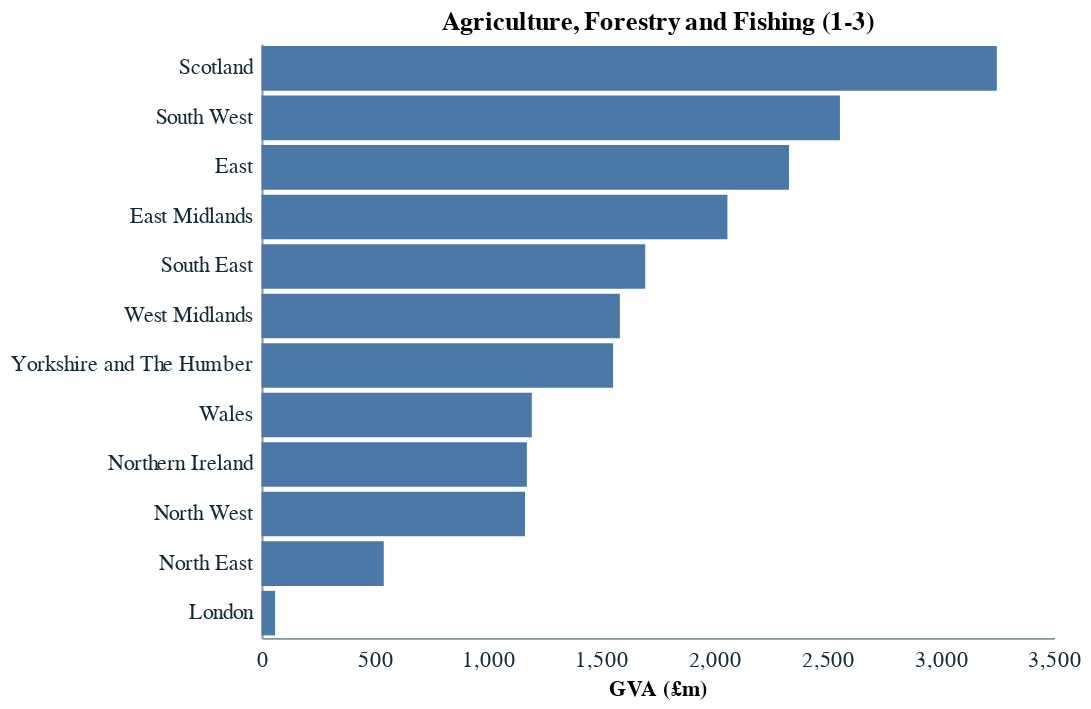

This figure's notebook cell:
### Code cell
chart = alt.Chart(df.query("`SIC07 code` == 'A (1-3)'")).mark_bar().encode(
    y=alt.Y('Region name', title='', sort="-x"),
    x=alt.X('2022', title='GVA (£m)'),
).properties(
    title='Agriculture, Forestry and Fishing (1-3)'
)

chart

### Figure 1 — Vega-Lite specification as saved in the notebook (floating-point values rounded to 4 significant figures)
{"config": {"font": "Circular Std", "mark": {"line": {"interpolate": "linear"}}, "view": {"stroke": "transparent", "width": 400, "height": 300}, "range": {"category": ["#179fdb", "#e6224b", "#f4c245", "#122b39", "#eb5c2e", "#36b7b4"], "diverging": ["#E6224B", "#E54753", "#C9C9C9", "#179FDB", "#122B39"], "heatmap": ["#C9C9C9", "#179FDB", "#0063AF", "#122B39"], "ordinal": ["#00A767", "#36B7B4", "#179FDB", "#0063AF", "#243B5A"]}, "axisX": {"labelColor": "#122b39", "tickColor": "#122b39", "domainColor": "#122b39", "domainOpacity": 0.5, "gridOpacity": 0, "labelFont": "Circular Std", "labelAngle": 0, "labelAlign": "center", "labelFontSize": 11, "labelPadding": 5, "tickCount": 10, "tickSize": 0, "title": ""}, "axisY": {"labelColor": "#122b39", "labelFont": "Circular Std", "tickColor": "#122b39", "domainColor": "#122b39", "gridColor": "#122b39", "gridDash": [1, 5], "gridOpacity": 0.5, "labelPadding": 5, "labelFontSize": 11, "domainOpacity": 0.5, "tickSize": 0, "title": null, "titleAlign": "left", "titleAngle": 0, "titleBaseline": "bottom", "titleColor": "#122b39", "titleOpacity": 0.9, "titleX": 0, "titleY": -7}}, "data": {"name": "data-75cf1577fa7aed1ed148e025a932aa3a"}, "mark": {"type": "bar"}, "encoding": {"x": {"field": "2022", "title": "GVA (£m)", "type": "quantitative"}, "y": {"field": "Region name", "sort": "-x", "title": "", "type": "nominal"}}, "title": "Agriculture, Forestry and Fishing (1-3)", "$schema": "https://vega.github.io/schema/vega-lite/v5.8.0.json", "datasets": {"data-75cf1577fa7aed1ed148e025a932aa3a": [{"ITL code": "TLC", "Region name": "North East", "SIC07 code": "A (1-3)", "SIC07 description": "Agriculture, forestry and fishing", "2022": 540}, {"ITL code": "TLD", "Region name": "North West", "SIC07 code": "A (1-3)", "SIC07 description": "Agriculture, forestry and fishing", "2022": 1164}, {"ITL code": "TLE", "Region name": "Yorkshire and The Humber", "SIC07 code": "A (1-3)", "SIC07 description": "Agriculture, forestry and fishing", "2022": 1553}, {"ITL code": "TLF", "Region name": "East Midlands", "SIC07 code": "A (1-3)", "SIC07 description": "Agriculture, forestry and fishing", "2022": 2058}, {"ITL code": "TLG", "Region name": "West Midlands", "SIC07 code": "A (1-3)", "SIC07 description": "Agriculture, forestry and fishing", "2022": 1583}, {"ITL code": "TLH", "Region name": "East", "SIC07 code": "A (1-3)", "SIC07 description": "Agriculture, forestry and fishing", "2022": 2330}, {"ITL code": "TLI", "Region name": "London", "SIC07 code": "A (1-3)", "SIC07 description": "Agriculture, forestry and fishing", "2022": 60}, {"ITL code": "TLJ", "Region name": "South East", "SIC07 code": "A (1-3)", "SIC07 description": "Agriculture, forestry and fishing", "2022": 1695}, {"ITL code": "TLK", "Region name": "South West", "SIC07 code": "A (1-3)", "SIC07 description": "Agriculture, forestry and fishing", "2022": 2555}, {"ITL code": "TLL", "Region name": "Wales", "SIC07 code": "A (1-3)", "SIC07 description": "Agriculture, forestry and fishing", "2022": 1194}, {"ITL code": "TLM", "Region name": "Scotland", "SIC07 code": "A (1-3)", "SIC07 description": "Agriculture, forestry and fishing", "2022": 3248}, {"ITL code": "TLN", "Region name": "Northern Ireland", "SIC07 code": "A (1-3)", "SIC07 description": "Agriculture, forestry and fishing", "2022": 1172}]}}
